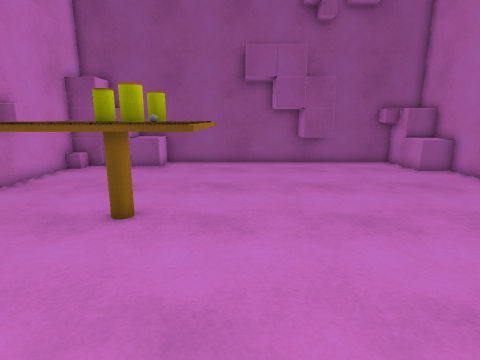
[1] (above)

14 first-person views from a walk through a scene from a Unity 3-D project. The camera is 1.3 m above the floor, tilts 12° down and sees 80° across. The floor is counted in squares, 0.5 m on a side. Each view is taken from the middle of a square. On the plan, view 1 faces up. The plan holds only what a view shows up to about 19 squares ahead; the rest is blank. The player is left out. Surface patterns are stand-ins for the level's own textures.

[2]
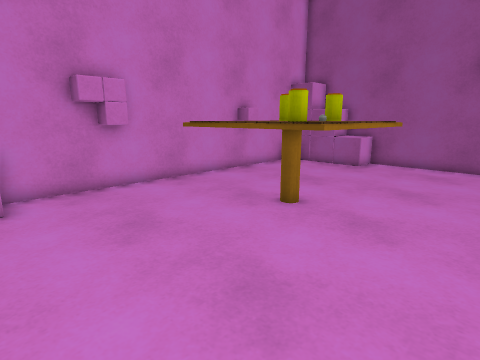

[3]
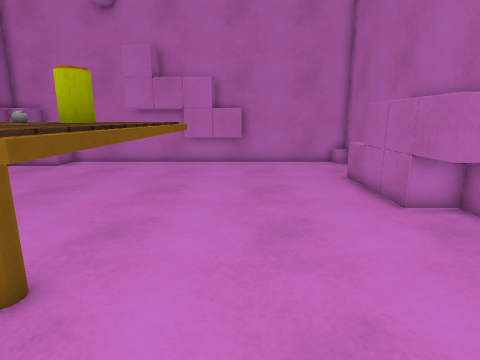

[4]
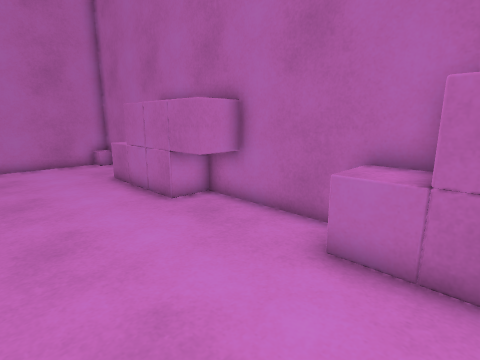

[5]
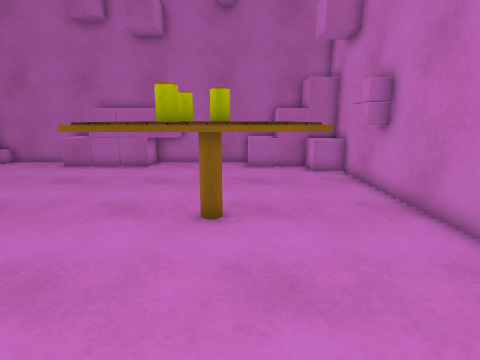

[6]
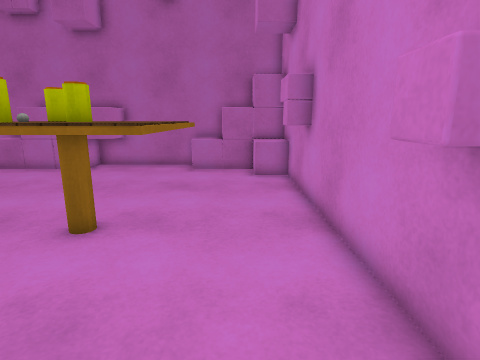

[7]
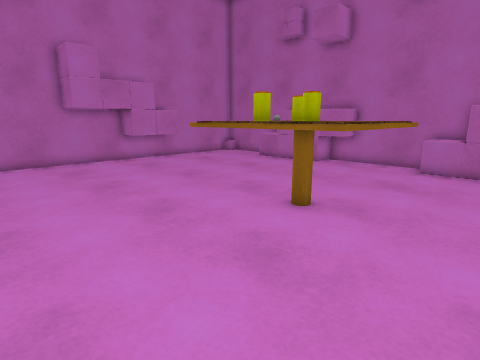

[8]
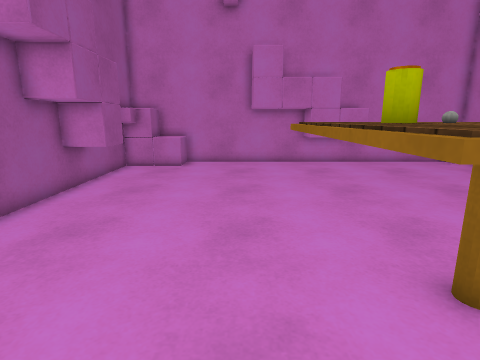

[9]
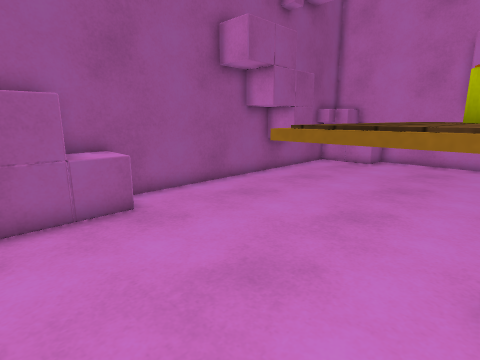

[10]
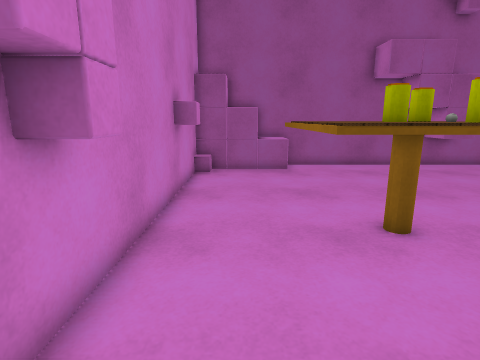

[11]
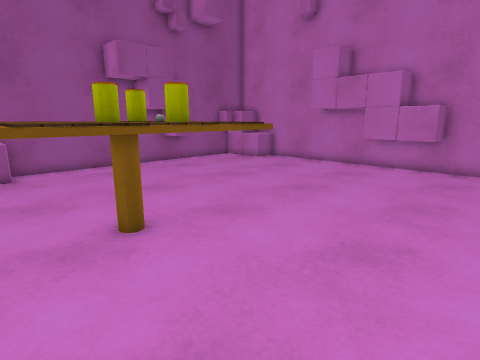

[12]
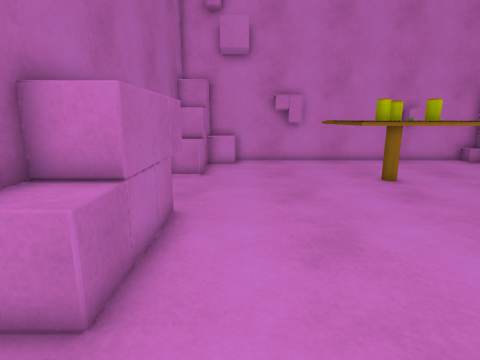

[13]
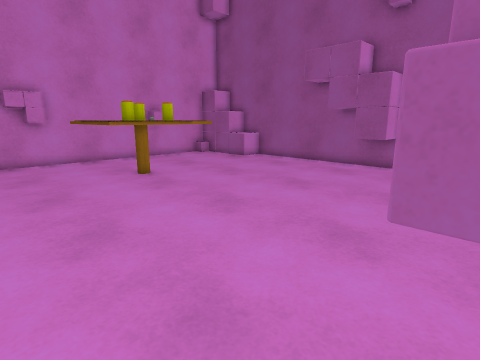

[14]
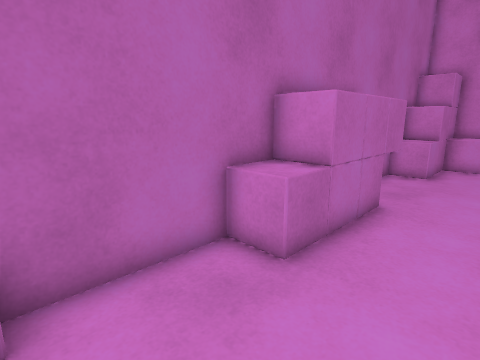

### Floor plan
Key: @ floor where view 1 was taken; # wall or solid block; . floor; = window, fence, low wall or low ledge; ^ raised ledge; T table.
Columns run from 9 left of view 1 to 11 right of it. Each row starts with its distance up from view 1.
 18    ###
 17   ##^###############
 16 ####^......####...###
 15 #.................^^^
 14 #..................^#
 13 #...................#
 12 ##..................#
 11 ##..................#
 10 #..TTTTTT.........###
  9 #..TTTTTT.........##
  8 #..TTTTTT.........#
  7 #..TTTTTT.........#
  6 #..TTTTTT.........#
  5 #..TTTTTT.........##
  4 ##................###
  3 # ..................#
  2 #...................#
  1 #...................#
  0 ^^.......@..........#
 -1 ####^....#####^^....#
 -2   ##^=####  ##^^  ###
 -3    ####      #####

Positions as (right, up) in squares from view 1, and headings:
1: (0, 0), facing up
2: (2, 0), facing up-left
3: (-7, 4), facing right
4: (-7, 4), facing down-right
5: (-4, 15), facing down
6: (-7, 14), facing down
7: (-8, 15), facing down-right
8: (-7, 11), facing right
9: (-8, 8), facing up-right
10: (-7, 1), facing up
11: (-6, 1), facing up-right
12: (9, 1), facing left
13: (10, 1), facing up-left
14: (10, 2), facing down-left
